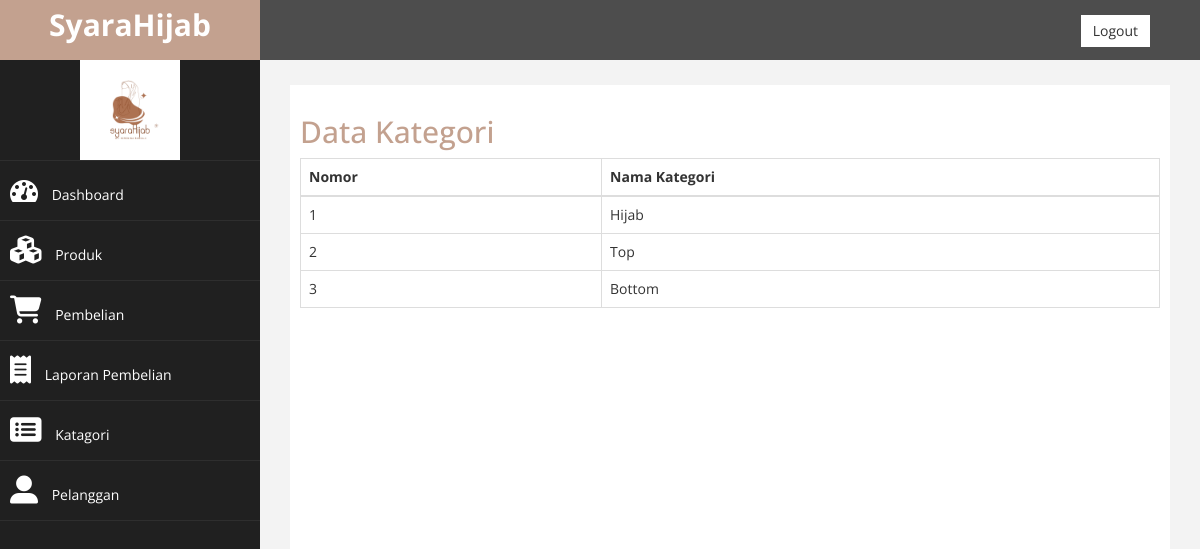
The app's page /admin/dashboard.php?halaman=kategori (signed in) with its own data.
### tables this page shows
CREATE TABLE `kategori` (
  `id_kategori` int(5) NOT NULL,
  `kategori` varchar(15) NOT NULL
);

### admin/kategori.php (the view)
<h2>Data Kategori</h2>
<!DOCTYPE html>
<html>
<head>
    <link rel="stylesheet" href="https://cdnjs.cloudflare.com/ajax/libs/font-awesome/4.7.0/css/font-awesome.min.css">
</head>
<body>
<table class="table table-bordered">
    <thead>
        <tr>
            <th>Nomor</th>
            <th>Nama Kategori</th>
        </tr>
    </thead>
    <tbody>
        <?php $nomor=1; ?>
        <?php $ambil=$koneksi->query("SELECT * FROM kategori"); ?>
        <?php while($pecah = $ambil ->fetch_assoc()){ ?>
        <tr>
            <td><?php echo $nomor; ?></td>
            <td><?php echo $pecah['kategori']; ?></td>
        </tr>
        <?php $nomor++; ?>
        <?php } ?>
    </tbody>
</table>
</body>
</html>

### admin/assets/css/custom.css (style rules this page uses)
body { font-family: 'Open Sans', sans-serif; }
h2 { color: #C3A18F; }

### records on screen
kategori: kategori "Hijab"
kategori: kategori "Top"
kategori: kategori "Bottom"
